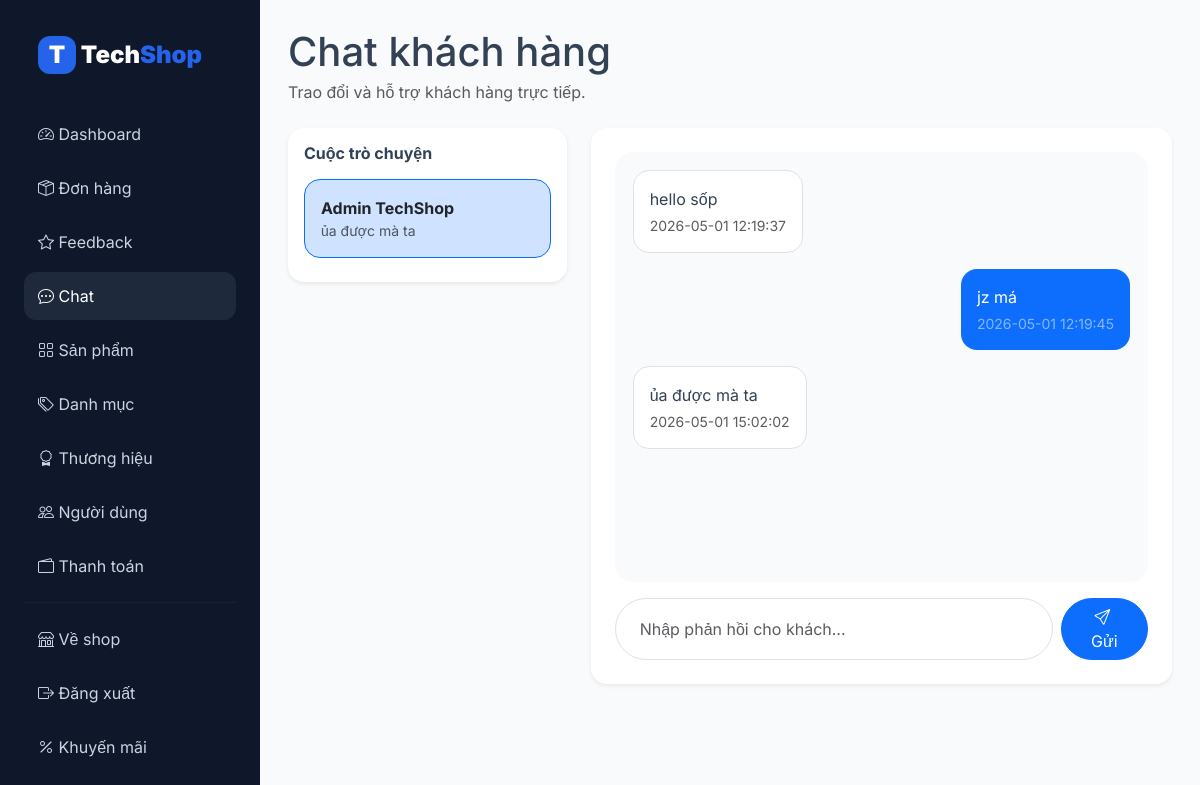
Screenshot of /admin/chat.php?user_id=1 (signed in) with the database file from the repository.
### tables this page shows
CREATE TABLE `nguoi_dung` (
  `id_nguoi_dung` int(11) NOT NULL,
  `id_vai_tro` int(11) NOT NULL,
  `ho_ten` varchar(150) NOT NULL,
  `email` varchar(150) NOT NULL,
  `so_dien_thoai` varchar(20) DEFAULT NULL,
  `mat_khau` varchar(255) NOT NULL,
  `dia_chi` text DEFAULT NULL,
  `trang_thai` enum('hoat_dong','khoa') DEFAULT 'hoat_dong',
  `provider` varchar(30) DEFAULT 'local',
  `google_id` varchar(255) DEFAULT NULL,
  `avatar_url` varchar(500) DEFAULT NULL,
  `ngay_tao` timestamp NOT NULL DEFAULT current_timestamp()
);

CREATE TABLE `tin_nhan_ho_tro` (
  `id_tin_nhan` int(11) NOT NULL,
  `id_nguoi_dung` int(11) NOT NULL,
  `nguoi_gui` varchar(20) DEFAULT 'khach',
  `noi_dung` text NOT NULL,
  `da_doc` tinyint(1) DEFAULT 0,
  `ngay_tao` timestamp NOT NULL DEFAULT current_timestamp()
);

### config/database.php (called while the page is built, shortened)
<?php
function db_connect(): PDO
{
    $dsn = 'mysql:host=' . DB_HOST . ';port=' . DB_PORT . ';dbname=' . DB_NAME . ';charset=' . DB_CHARSET;
    return new PDO($dsn, DB_USER, DB_PASS, [
        PDO::ATTR_ERRMODE => PDO::ERRMODE_EXCEPTION,
        PDO::ATTR_DEFAULT_FETCH_MODE => PDO::FETCH_ASSOC,
        PDO::ATTR_EMULATE_PREPARES => false,
    ]);
}

### models/Chat.php (called while the page is built, shortened)
<?php
class Chat
{
    public function messages(int $userId): array
    {
        $stmt = $this->pdo->prepare("SELECT * FROM tin_nhan_ho_tro WHERE id_nguoi_dung = :uid ORDER BY ngay_tao ASC, id_tin_nhan ASC");
        $stmt->execute([':uid' => $userId]);
        return $stmt->fetchAll();
    }
    public function conversations(): array
    {
        return $this->pdo->query("\n            SELECT u.id_nguoi_dung, u.ho_ten, u.email,\n                   MAX(tn.ngay_tao) AS tin_moi_nhat,\n                   SUM(CASE WHEN tn.nguoi_gui='khach' AND tn.da_doc=0 THEN 1 ELSE 0 END) AS chua_doc,\n                   SUBSTRING_INDEX(GROUP_CONCAT(tn.noi_dung ORDER BY tn.ngay_tao DESC SEPARATOR '||'), '||', 1) AS noi_dung_moi\n            FROM tin_nhan_ho_tro tn\n            JOIN nguoi_dung u ON u.id_nguoi_dung = tn.id_nguoi_dung\n            GROUP BY u.id_nguoi_dung, u.ho_ten, u.email\n            ORDER BY tin_moi_nhat DESC\n        ")->fetchAll();
    }
}

### includes/helpers.php (called while the page is built, shortened)
<?php
function h(mixed $value): string
{
    return htmlspecialchars((string)$value, ENT_QUOTES, 'UTF-8');
}

### admin/chat.php (the view, shortened to what this page needs)
<?php
require_once __DIR__ . '/../models/Chat.php';
$chat = new Chat(db_connect());
$userId = (int)($_GET['user_id'] ?? $_POST['user_id'] ?? 0);
$conversations = $chat->conversations();
$messages = [];
if ($userId > 0) {
    $chat->markReadByAdmin($userId);
    $messages = $chat->messages($userId);
}
require __DIR__ . '/_layout_start.php';
?>
<div class="d-flex justify-content-between align-items-center flex-wrap gap-3 mb-4">
    <div><h1 class="mb-1">Chat khách hàng</h1><p class="text-muted mb-0">Trao đổi và hỗ trợ khách hàng trực tiếp.</p></div>
</div>
<div class="row g-4">
    <div class="col-lg-4">
        <div class="bg-white rounded-4 shadow-sm p-3">
            <h6 class="fw-bold mb-3">Cuộc trò chuyện</h6>
            <?php foreach ($conversations as $c): ?>
                <a class="d-block text-decoration-none border rounded-4 p-3 mb-2 <?= (int)$c['id_nguoi_dung']===$userId ? 'bg-primary-subtle border-primary' : 'bg-light' ?>" href="<?= BASE_URL ?>/admin/chat.php?user_id=<?= (int)$c['id_nguoi_dung'] ?>">
                    <div class="d-flex justify-content-between gap-2">
                        <strong class="text-dark"><?= h($c['ho_ten']) ?></strong>
                    </div>
                    <div class="small text-muted text-truncate"><?= h($c['noi_dung_moi'] ?? '') ?></div>
                </a>
            <?php endforeach; ?>
        </div>
    </div>
    <div class="col-lg-8">
        <div class="bg-white rounded-4 shadow-sm p-4">
            <?php if ($userId <= 0): ?>
                <div class="text-center text-muted py-5">Chọn một cuộc trò chuyện để trả lời.</div>
            <?php else: ?>
                <div class="chat-box mb-3" style="height:430px;overflow:auto;background:#f8fafc;border-radius:18px;padding:18px">
                    <?php foreach ($messages as $m): $admin = $m['nguoi_gui'] === 'admin'; ?>
                        <div class="d-flex mb-3 <?= $admin ? 'justify-content-end' : 'justify-content-start' ?>">
                            <div class="p-3 rounded-4 <?= $admin ? 'bg-primary text-white' : 'bg-white border' ?>" style="max-width:75%">
                                <div style="white-space:pre-wrap"><?= h($m['noi_dung']) ?></div>
                                <div class="small mt-1 <?= $admin ? 'text-white-50' : 'text-muted' ?>"><?= h($m['ngay_tao']) ?></div>
                            </div>
                        </div>
                    <?php endforeach; ?>
                </div>
                <form method="post" class="d-flex gap-2">
                    <input name="noi_dung" class="form-control rounded-pill px-4" placeholder="Nhập phản hồi cho khách...">
                    <button class="btn btn-primary rounded-pill px-4"><i class="bi bi-send me-1"></i>Gửi</button>
                </form>
            <?php endif; ?>
        </div>
    </div>
</div>
<?php require __DIR__ . '/_layout_end.php'; ?>

### assets/css/style.css (style rules this page uses)
:root { --primary: #2563eb; --primary-dark: #1d4ed8; --dark: #0f172a; --muted: #64748b; --border: #e2e8f0; --danger: #ef4444; --success: #16a34a; --warning: #f59e0b; --bg: #f8fafc; }
* { box-sizing: border-box; }
body { font-family: "Inter", sans-serif; background: var(--bg); color: #334155; }
a { text-decoration: none; }
html, body { min-height: 100%; }
body { display: flex; flex-direction: column; }

### rows the page displays
nguoi_dung: ho_ten "Admin TechShop", noi_dung_moi "ủa được mà ta"
tin_nhan_ho_tro: noi_dung "hello sốp", ngay_tao "2026-05-01 12:19:37"
tin_nhan_ho_tro: noi_dung "jz má", ngay_tao "2026-05-01 12:19:45"
tin_nhan_ho_tro: noi_dung "ủa được mà ta", ngay_tao "2026-05-01 15:02:02"
